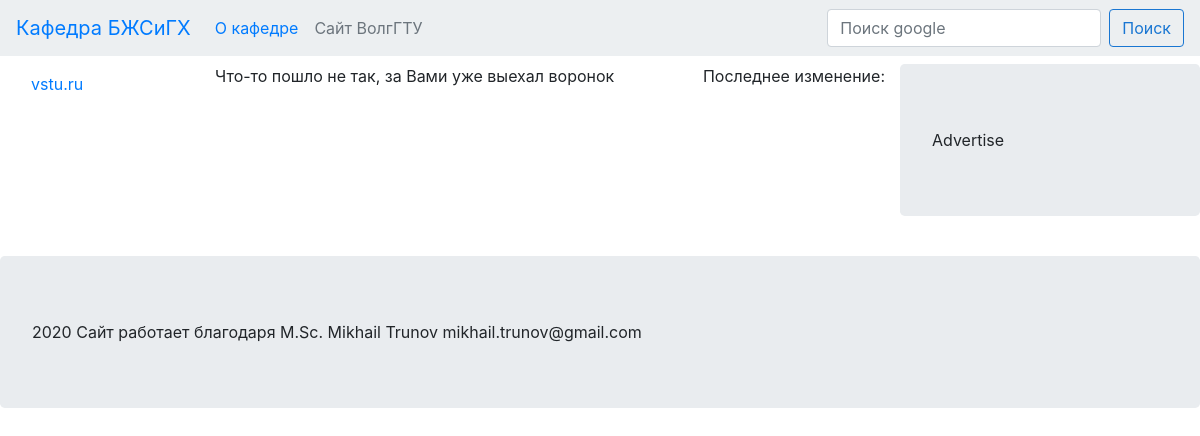
The app's page /contact/, older data.
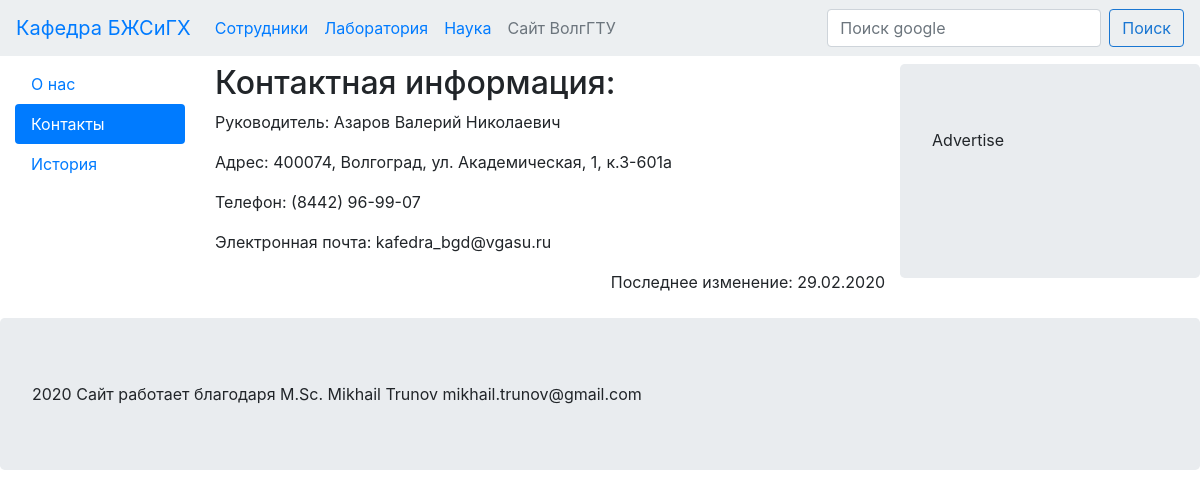
The same page, newer data.
### home/models.py (models this page shows, shortened)
class LeftMenu(models.Model):
    menuName = models.CharField(max_length=30)
    menuUrl = models.CharField(max_length=30,blank=True)
    def leftMenuDict(self,Flag=False):
        Lposts = self.sitepost_set.all().order_by('postUrl')
        Leftm = {}
        prefix="/"
        if Flag:
            prefix=""
        for pitem in Lposts:
            link=pitem.postUrl
            name=pitem.leftMenuName
            if link:
                Leftm[name]=prefix+self.menuUrl+'/'+link+'/'
            else:
                Leftm[name]=prefix+self.menuUrl+'/'
        return Leftm

class SitePost(models.Model):
    postTitle = models.CharField(max_length=40)
    leftMenuName = models.CharField(max_length=30)
    postText = models.TextField()
    postUrl = models.CharField(max_length=30, blank=True)
    LastUpdated = models.DateField()
    leftMenuName = models.CharField(max_length=30)
    leftMenu = models.ForeignKey(LeftMenu, on_delete=models.CASCADE,blank=True)

### home/views.py (the view, shortened to what this page needs)
# urls.py: path('', views.SimplePost),
def SimplePost(request,lmenu='',postname=''):
    pageArray={}
    mainM=hauptMenu()
    pageArray['mainm']=mainM
    if lmenu:
        try:
            Lmenu = LeftMenu.objects.get(menuUrl=lmenu)
            pageArray['leftm']=Lmenu.leftMenuDict()
            if postname:
                PostObj=SitePost.objects.filter(postUrl=postname,leftMenu=Lmenu).first()
            else:
                PostObj=SitePost.objects.filter(postUrl='',leftMenu=Lmenu).first()
            pageArray['post_title']=PostObj.postTitle
            pageArray['page_content']=PostObj.postText
            pageArray['last_updated']=PostObj.LastUpdated
        except:
            try:
                Lmenu = LeftMenu.objects.get(menuUrl='')
                pageArray['leftm']=Lmenu.leftMenuDict(Flag=True)
                PostObj=SitePost.objects.filter(postUrl=lmenu).first()
                pageArray['post_title']=PostObj.postTitle
                pageArray['page_content']=PostObj.postText
                pageArray['last_updated']=PostObj.LastUpdated
            except:
                pageArray['leftm']={'vstu.ru': 'vstu.ru'}
                pageArray['post_title']="Что-то пошло не так"
                pageArray['page_content']="Что-то пошло не так, за Вами уже выехал воронок"
    return render(request, 'home/base.html', pageArray)

### home/views.py (called while the page is built)
def hauptMenu():
    menus=LeftMenu.objects.all().exclude(menuUrl__exact='')
    menuT={}
    for Lmenu in menus:
        link=Lmenu.menuUrl
        name=Lmenu.menuName
        menuT[name]="/"+link
    return menuT

### home/templates/home/base.html (shortened to what this page needs)
<!doctype html>
<html lang="ru">
  <head>
    <link rel="stylesheet" href="https://maxcdn.bootstrapcdn.com/bootstrap/4.0.0/css/bootstrap.min.css">
  </head>
  <body>
    <header>
      <nav class="navbar navbar-expand-lg" style="background-color: #eceff1; color:#1976d2;">
        <a class="navbar-brand" href="/">Кафедра БЖСиГХ</a>
        <div class="collapse navbar-collapse" id="navbarSupportedContent">
          <ul class="navbar-nav mr-auto">
            {% for name, link in mainm.items %}
                <li class="nav-item"><a class="nav-link" href="{{link}}">{{name}}</a></li>
            {% endfor %}
                <li class="nav-item"><a class="nav-link disabled" href="http://vstu.ru" target='_blank'>Сайт ВолгГТУ</a></li>
          </ul>
          <form class="form-inline my-2 my-lg-0">
            <input class="form-control mr-sm-2" type="search" placeholder="Поиск google" aria-label="Search">
            <button class="btn btn-outline-success my-2 my-sm-0" style="color:#1976d2; border-color: #1976d2;" type="submit" href="google.ru">Поиск</button>
          </form>
        </div>
      </nav>
    </header>
    <main>
      <div class="container-fluid mt-2">{% if request.path == url %} class="active"{% endif %}
        <div class="row">
          <div class="col-lg-3 col-xl-2">
            <div class="nav flex-column nav-pills" id="v-pills-tab" role="tablist" aria-orientation="vertical">
              {% for name, link in leftm.items %}
                  <a class="nav-link {% if link == request.path %} active {% endif %}" id="v-pills-home-tab" href="{{link}}" role="tab" aria-controls="v-pills-home"
                  aria-selected="true">{{name}}</a>
              {% endfor %}
            </div>
          </div>
          <div class="col-lg-6 col-xl-7">
            {{page_content|safe}}
            <p class="float-right">
              Последнее изменение: {{last_updated|date:'d.m.Y'}}
            </p>
          </div>
          <div class="col-lg-3 col-xl-3 jumbotron">
            Advertise
          </div>
        </div>
      </div>
    </main>
    <footer>
      <div class="jumbotron mt-2 justify-content-center">
        2020 Сайт работает благодаря M.Sc. Mikhail Trunov mikhail.trunov@gmail.com
      </div>
    </footer>
  </body>
</html>

Row changes from the older to the newer data that the page shows:
removed LeftMenu: mainm "О кафедре"
added LeftMenu: mainm "Сотрудники"
added LeftMenu: mainm "Лаборатория"
added LeftMenu: mainm "Наука"
added SitePost: leftm "О нас"
added SitePost: leftm "Контакты", postText "Контактная информация: Руководитель: Азаров Валерий Николаевич Адрес: 400074, Волгоград, ул. Академическая, 1, к.3-601а Телефон: (8442) 96-99-07 Электронная почта: kafedra_bgd@vgasu.ru", LastUpdated "29.02.2020"
now on this page (row edited): SitePost: leftm "История"
Text that changed along with them:
{{ page_content|safe }}: "Что-то пошло не так, за Вами уже выехал воронок" → (not shown)
list line gone: "vstu.ru"
